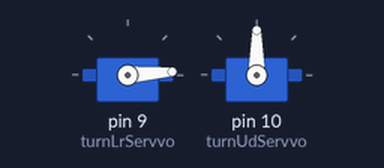
A sketch run on a simulated Arduino Uno, built with avr-gcc and run on an emulated ATmega328P. On the bench: 2 × servo.

Above: at 0.15 s.
At 9.86 s:
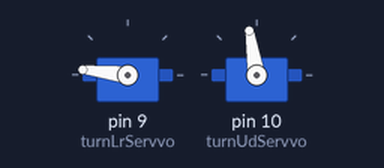
At 19.67 s:
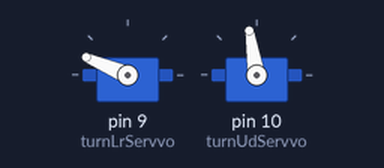
At 39.29 s:
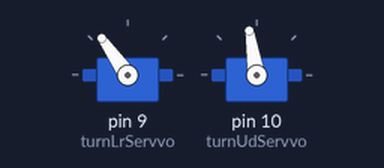
Timing chart, 0 to 40.0 s (numbered marks = the images above):
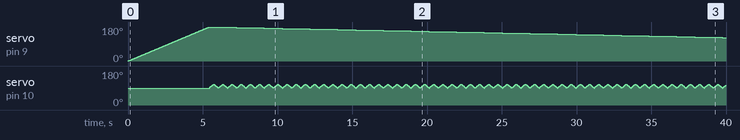

Measured:
- by itself, servo on pin 9 (turnLrServvo): rises from 0° to 180° in 5.4 s, then falls to 124° in 34.3 s

The sketch:

servo.ino
```cpp
#include <Servo.h>
Servo turnLrServvo;
Servo turnUdServvo;
int pos = 0;
int posUD = 0;
void setup() {
  turnLrServvo.attach(9);
  turnUdServvo.attach(10);
}

void loop() {
  for(pos = 0; pos < 180; pos += 1){
    turnLrServvo.write(pos);
    delay(30);
  }
  for(pos = 180; pos>=1; pos-=1) {
    turnLrServvo.write(pos);
    delay(10);
    for(posUD = 90; posUD<110; posUD+=1)
    {
      turnUdServvo.write(posUD);
      delay(15);
    }
    for(posUD = 110; posUD>90; posUD-=1)
    {
      turnUdServvo.write(posUD);
      delay(15);
    }
  }
}
```
